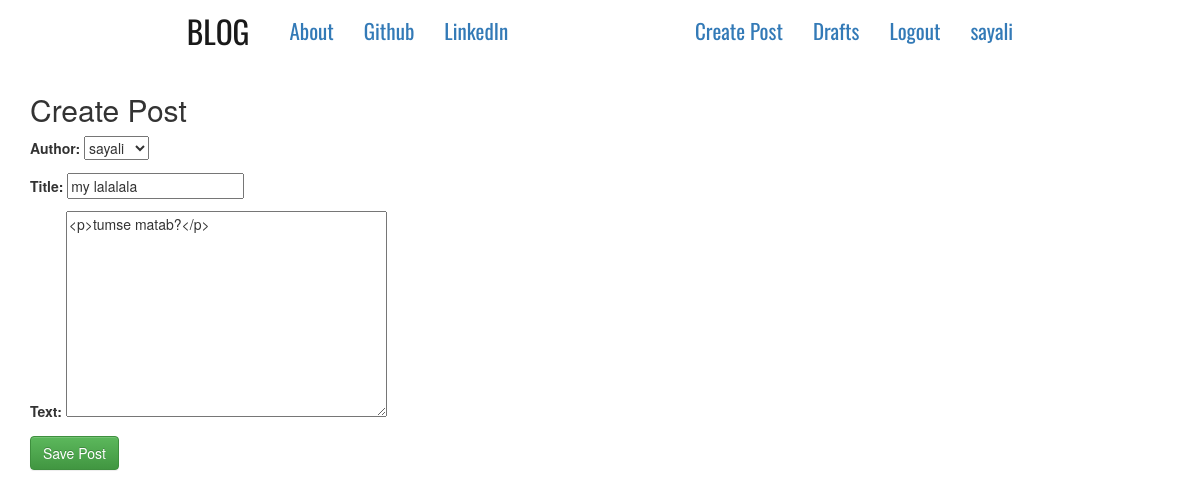
Page /post/6/update/ (signed in) on the committed database.
### blogapp/models.py (models this page shows, shortened)
class Post(models.Model):
    author = models.ForeignKey('auth.User', on_delete=models.CASCADE)
    title = models.CharField(max_length=70)
    text = models.TextField()
    create_date = models.DateTimeField(default=timezone.now) # current date and time is set as create_date
    published_date = models.DateTimeField(blank=True, null=True)

### blogapp/views.py (the view)
# urls.py: url(r'^post/(?P<pk>\d+)/update/$', views.UpdatePostView.as_view(), name='post_update'),
class UpdatePostView(LoginRequiredMixin, UpdateView):
    login_url = '/login/'
    redirect_field_name = 'blogapp/post_detail.html'
    form_class = PostForm
    model = Post

### blogapp/forms.py
class PostForm(forms.ModelForm):
    class Meta():
        model = Post
        fields = ('author', 'title', 'text')
        widgets = {
            'title':forms.TextInput(attrs={'class':'textinputclass'}),
            'text':forms.Textarea(attrs={'class':'editable medium-editor-textarea postcontent'}),
        }

### blogapp/templates/blogapp/post_form.html (shortened to what this page needs)
{% extends 'blogapp/base.html' %}
{% block body_block %}
<h2>Create Post</h2>
<form action="" class="post-form" method="POST">
    {{ form.as_p }}
    <button type="submit" class="btn btn-success save-btn">Save Post</button>
</form>
{% endblock %}

### blogapp/templates/blogapp/base.html (shortened to what this page needs)
<!DOCTYPE html>
{% load static %}
<html lang="en">
<head>
    <link rel="stylesheet" href="https://stackpath.bootstrapcdn.com/bootstrap/4.4.1/css/bootstrap.min.css"
>
    <link rel="stylesheet" href="https://maxcdn.bootstrapcdn.com/bootstrap/3.3.7/css/bootstrap.min.css"
>
    <link rel="stylesheet" href="https://maxcdn.bootstrapcdn.com/bootstrap/3.3.7/css/bootstrap-theme.min.css"
>
    <link rel="stylesheet" href="//cdn.jsdelivr.net/npm/medium-editor@latest/dist/css/medium-editor.min.css"
        type="text/css" media="screen" charset="utf-8">
    <link rel="stylesheet" href="{% static 'css/blog.css' %}">
</head>
<body>
    <nav class="navbar navbar-expand navbar-light navfont">
        <div class="container">
            <ul class="nav navbar-nav">
                <li><a href="{% url 'post_list' %}" class="navbar-brand bigbrand">BLOG</a></li>
                <li><a href="{% url 'about' %}" class="nav-item">About</a></li>
                <li><a href="https://github.com/sayali1008" class="nav-item">Github</a></li>
                <li><a href="https://www.linkedin.com/in/sayali-moghe-079481193/">LinkedIn</a></li>
            </ul>
            <ul class="nav navbar-nav navbar-right">
                {% if user.is_authenticated %}
                <li><a href="{% url 'post_create' %}">Create Post</a></li>
                <li><a href="{% url 'post_drafts' %}">Drafts</a></li>
                <li><a href="{% url 'logout' %}">Logout</a></li>
                <li><a href="">{{ user.username }}</a></li>
                {% else %}
                <li><a href="{% url 'login' %}"><span class="glyphicon glyphicon-user"></span> Login</a></li>
                {% endif %}
            </ul>
        </div>
    </nav>
    <div class="container body-block">
        <div class="row">
                <div class="blog-post">
                    {% block body_block %}
                    {% endblock %}
                </div>
        </div>
    </div>
</body>
</html>

### blogapp/static/css/blog.css (style rules this page uses)
.navfont { font-family: 'Oswald', sans-serif; font-size: 1.5em; margin-bottom: 0.5em; }
.bigbrand { font-size: 1.5em; }

### rows in the picture
Post: author "sayali", title "my lalalala", text "<p>tumse matab?</p>"

### other values in the picture
{{ user.username }} "sayali"
